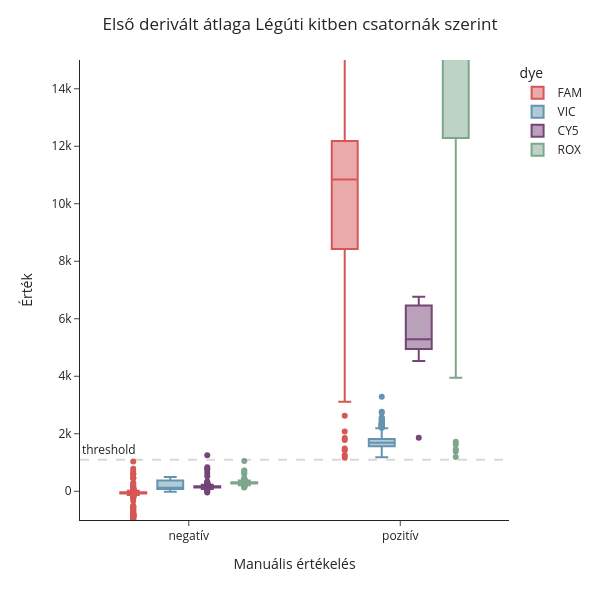

This figure's notebook cell:
### Code cell
import plotly.express as px

fig = px.box(
    all_manual_result,
    x="manual_result",
    y="dy_mean",
    color="dye",
    color_discrete_map={
        "FAM": "#D75656",
        "ROX": "#7DA78C",
        "CY5": "#744577",
        "VIC": "#6594B1"
    }
)

fig.update_layout(
    template="simple_white",
    width=600,
    height=600,
    xaxis_title="Manuális értékelés",
    yaxis_title="Érték",
    yaxis=dict(range=[-1000, 15000])
)

fig.update_layout(
    title=dict(
        text="Első derivált átlaga Légúti kitben csatornák szerint",
        x=0.5
    )
)

fig.add_hline(
    y=1100,
    line_dash="dash",
    line_color="gray",
    annotation_text="threshold",
    annotation_position="top left")

fig.add_shape(
    type="line",
    xref="paper",   # ← EZ A LÉNYEG
    x0=0,
    x1=1,
    yref="y",
    y0=1100,
    y1=1100,
    line=dict(color="gray", width=2, dash="dash"))


fig.show()

### Figure 1 — Plotly figure (JSON) as saved in the notebook; plotly's stock layout.template omitted (floating-point values rounded to 4 significant figures; data arrays with more than 128 entries replaced by an {"elided": "..."} marker saying what was removed)
{"data": [{"alignmentgroup": "True", "hovertemplate": "dye=FAM<br>manual_result=%{x}<br>dy_mean=%{y}<extra></extra>", "legendgroup": "FAM", "marker": {"color": "#D75656"}, "name": "FAM", "notched": false, "offsetgroup": "FAM", "orientation": "v", "showlegend": true, "type": "box", "x": {"elided": "780 str values"}, "x0": " ", "xaxis": "x", "y": {"elided": "780 float values"}, "y0": " ", "yaxis": "y"}, {"alignmentgroup": "True", "hovertemplate": "dye=VIC<br>manual_result=%{x}<br>dy_mean=%{y}<extra></extra>", "legendgroup": "VIC", "marker": {"color": "#6594B1"}, "name": "VIC", "notched": false, "offsetgroup": "VIC", "orientation": "v", "showlegend": true, "type": "box", "x": {"elided": "780 str values"}, "x0": " ", "xaxis": "x", "y": {"elided": "780 float values"}, "y0": " ", "yaxis": "y"}, {"alignmentgroup": "True", "hovertemplate": "dye=CY5<br>manual_result=%{x}<br>dy_mean=%{y}<extra></extra>", "legendgroup": "CY5", "marker": {"color": "#744577"}, "name": "CY5", "notched": false, "offsetgroup": "CY5", "orientation": "v", "showlegend": true, "type": "box", "x": {"elided": "780 str values"}, "x0": " ", "xaxis": "x", "y": {"elided": "780 float values"}, "y0": " ", "yaxis": "y"}, {"alignmentgroup": "True", "hovertemplate": "dye=ROX<br>manual_result=%{x}<br>dy_mean=%{y}<extra></extra>", "legendgroup": "ROX", "marker": {"color": "#7DA78C"}, "name": "ROX", "notched": false, "offsetgroup": "ROX", "orientation": "v", "showlegend": true, "type": "box", "x": {"elided": "780 str values"}, "x0": " ", "xaxis": "x", "y": {"elided": "780 float values"}, "y0": " ", "yaxis": "y"}], "layout": {"annotations": [{"showarrow": false, "text": "threshold", "x": 0, "xanchor": "left", "xref": "x domain", "y": 1100, "yanchor": "bottom", "yref": "y"}], "boxmode": "group", "height": 600, "legend": {"title": {"text": "dye"}, "tracegroupgap": 0}, "margin": {"t": 60}, "shapes": [{"line": {"color": "gray", "dash": "dash"}, "type": "line", "x0": 0, "x1": 1, "xref": "x domain", "y0": 1100, "y1": 1100, "yref": "y"}, {"line": {"color": "gray", "dash": "dash", "width": 2}, "type": "line", "x0": 0, "x1": 1, "xref": "paper", "y0": 1100, "y1": 1100, "yref": "y"}], "title": {"text": "Első derivált átlaga Légúti kitben csatornák szerint", "x": 0.5}, "width": 600, "xaxis": {"anchor": "y", "domain": [0, 1], "title": {"text": "Manuális értékelés"}}, "yaxis": {"anchor": "x", "domain": [0, 1], "range": [-1000, 15000], "title": {"text": "Érték"}}}}
